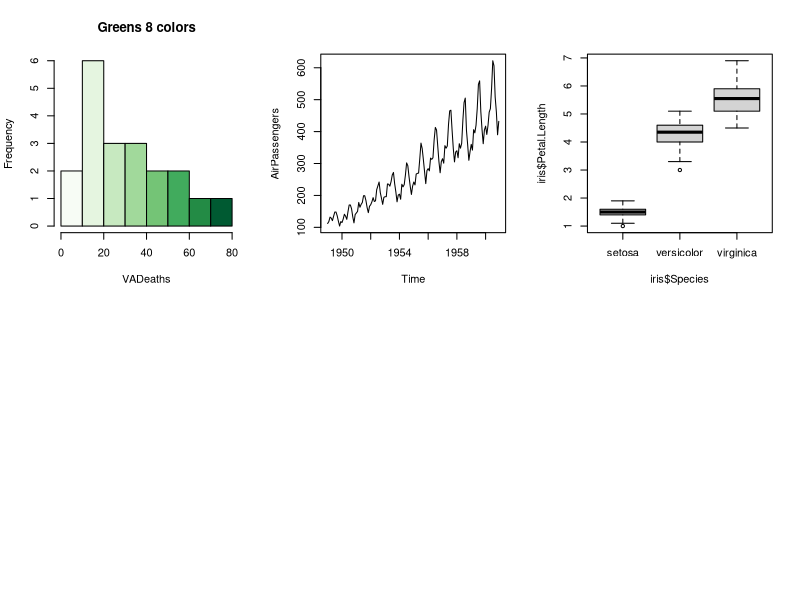

The R source for this figure:
#Importando biblioteca
library(RColorBrewer)
data(VADeaths)

#Exemplo de Histograma
par(mfrow=c(2,3))
hist(VADeaths,col=brewer.pal(8,"Greens"),main="Greens 8 colors")

#Exemplo de Gráfico de linha
plot(AirPassengers,type="l")

#Exemplo de Box Plot
boxplot(iris$Petal.Length~iris$Species) 